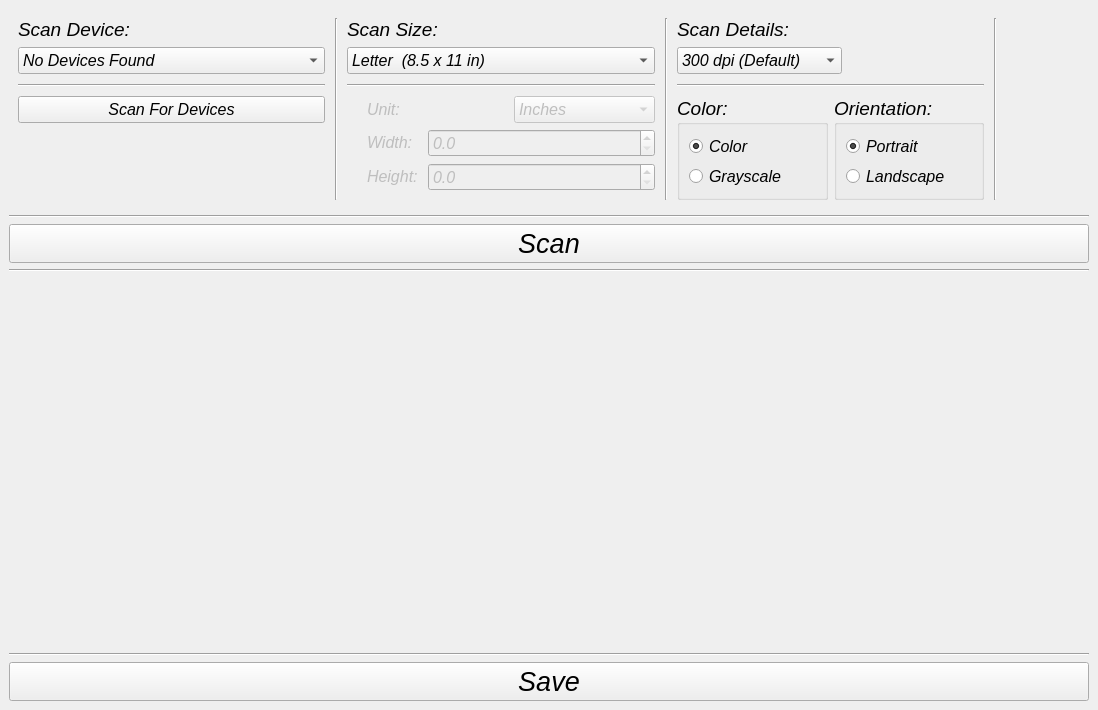
<?xml version="1.0" encoding="UTF-8"?>
<ui version="4.0">
 <class>MainWindow</class>
 <widget class="QMainWindow" name="MainWindow">
  <property name="geometry">
   <rect>
    <x>0</x>
    <y>0</y>
    <width>1098</width>
    <height>710</height>
   </rect>
  </property>
  <property name="sizePolicy">
   <sizepolicy hsizetype="Preferred" vsizetype="Preferred">
    <horstretch>0</horstretch>
    <verstretch>0</verstretch>
   </sizepolicy>
  </property>
  <property name="minimumSize">
   <size>
    <width>866</width>
    <height>0</height>
   </size>
  </property>
  <property name="font">
   <font>
    <pointsize>12</pointsize>
    <italic>true</italic>
   </font>
  </property>
  <property name="windowTitle">
   <string>MainWindow</string>
  </property>
  <widget class="QWidget" name="centralwidget">
   <property name="sizePolicy">
    <sizepolicy hsizetype="Expanding" vsizetype="Expanding">
     <horstretch>0</horstretch>
     <verstretch>0</verstretch>
    </sizepolicy>
   </property>
   <property name="minimumSize">
    <size>
     <width>0</width>
     <height>600</height>
    </size>
   </property>
   <property name="maximumSize">
    <size>
     <width>16777215</width>
     <height>16777215</height>
    </size>
   </property>
   <layout class="QVBoxLayout" name="verticalLayout_2">
    <item>
     <widget class="QWidget" name="ToolsWidget" native="true">
      <property name="enabled">
       <bool>true</bool>
      </property>
      <property name="sizePolicy">
       <sizepolicy hsizetype="Preferred" vsizetype="Minimum">
        <horstretch>0</horstretch>
        <verstretch>0</verstretch>
       </sizepolicy>
      </property>
      <property name="minimumSize">
       <size>
        <width>300</width>
        <height>200</height>
       </size>
      </property>
      <property name="maximumSize">
       <size>
        <width>1000</width>
        <height>200</height>
       </size>
      </property>
      <property name="baseSize">
       <size>
        <width>500</width>
        <height>200</height>
       </size>
      </property>
      <property name="layoutDirection">
       <enum>Qt::LeftToRight</enum>
      </property>
      <layout class="QHBoxLayout" name="horizontalLayout">
       <item>
        <layout class="QVBoxLayout" name="DeviceSelectLayout">
         <item>
          <widget class="QLabel" name="label">
           <property name="sizePolicy">
            <sizepolicy hsizetype="Preferred" vsizetype="Minimum">
             <horstretch>0</horstretch>
             <verstretch>0</verstretch>
            </sizepolicy>
           </property>
           <property name="maximumSize">
            <size>
             <width>16777215</width>
             <height>50</height>
            </size>
           </property>
           <property name="font">
            <font>
             <pointsize>14</pointsize>
            </font>
           </property>
           <property name="text">
            <string>Scan Device: </string>
           </property>
          </widget>
         </item>
         <item>
          <widget class="QComboBox" name="DeviceComboBox">
           <property name="minimumSize">
            <size>
             <width>300</width>
             <height>0</height>
            </size>
           </property>
           <item>
            <property name="text">
             <string>No Devices Found</string>
            </property>
           </item>
          </widget>
         </item>
         <item>
          <widget class="Line" name="line_3">
           <property name="minimumSize">
            <size>
             <width>0</width>
             <height>10</height>
            </size>
           </property>
           <property name="orientation">
            <enum>Qt::Horizontal</enum>
           </property>
          </widget>
         </item>
         <item>
          <widget class="QPushButton" name="SearchButton">
           <property name="text">
            <string>Scan For Devices</string>
           </property>
          </widget>
         </item>
         <item>
          <spacer name="verticalSpacer">
           <property name="orientation">
            <enum>Qt::Vertical</enum>
           </property>
           <property name="sizeHint" stdset="0">
            <size>
             <width>20</width>
             <height>40</height>
            </size>
           </property>
          </spacer>
         </item>
        </layout>
       </item>
       <item>
        <widget class="Line" name="line_4">
         <property name="minimumSize">
          <size>
           <width>10</width>
           <height>0</height>
          </size>
         </property>
         <property name="maximumSize">
          <size>
           <width>16777215</width>
           <height>300</height>
          </size>
         </property>
         <property name="orientation">
          <enum>Qt::Vertical</enum>
         </property>
        </widget>
       </item>
       <item>
        <layout class="QVBoxLayout" name="ScanSizeLayout" stretch="0,0,0,0,0,0,0">
         <property name="spacing">
          <number>6</number>
         </property>
         <item>
          <widget class="QLabel" name="ScanSizeLabel">
           <property name="font">
            <font>
             <pointsize>14</pointsize>
             <italic>true</italic>
            </font>
           </property>
           <property name="text">
            <string>Scan Size:</string>
           </property>
          </widget>
         </item>
         <item>
          <widget class="QComboBox" name="ScanSizeCombo">
           <property name="minimumSize">
            <size>
             <width>165</width>
             <height>0</height>
            </size>
           </property>
           <item>
            <property name="text">
             <string>Letter  (8.5 x 11 in)</string>
            </property>
           </item>
           <item>
            <property name="text">
             <string>Legal (8.5 x 14 in)</string>
            </property>
           </item>
           <item>
            <property name="text">
             <string>A3 (297 x 420 mm)</string>
            </property>
           </item>
           <item>
            <property name="text">
             <string>A4 (210 x 297 mm)</string>
            </property>
           </item>
           <item>
            <property name="text">
             <string>A5 (148 x 210 mm)</string>
            </property>
           </item>
           <item>
            <property name="text">
             <string>A6 (105 x 148 mm)</string>
            </property>
           </item>
           <item>
            <property name="text">
             <string>Custom</string>
            </property>
           </item>
          </widget>
         </item>
         <item>
          <widget class="Line" name="line">
           <property name="minimumSize">
            <size>
             <width>0</width>
             <height>10</height>
            </size>
           </property>
           <property name="baseSize">
            <size>
             <width>0</width>
             <height>10</height>
            </size>
           </property>
           <property name="orientation">
            <enum>Qt::Horizontal</enum>
           </property>
          </widget>
         </item>
         <item>
          <layout class="QHBoxLayout" name="UnitLayout" stretch="0,0,0">
           <property name="sizeConstraint">
            <enum>QLayout::SetDefaultConstraint</enum>
           </property>
           <property name="leftMargin">
            <number>0</number>
           </property>
           <item>
            <spacer name="horizontalSpacer_2">
             <property name="orientation">
              <enum>Qt::Horizontal</enum>
             </property>
             <property name="sizeType">
              <enum>QSizePolicy::Fixed</enum>
             </property>
             <property name="sizeHint" stdset="0">
              <size>
               <width>20</width>
               <height>10</height>
              </size>
             </property>
            </spacer>
           </item>
           <item>
            <widget class="QLabel" name="CustomUnitLabel">
             <property name="enabled">
              <bool>false</bool>
             </property>
             <property name="sizePolicy">
              <sizepolicy hsizetype="Preferred" vsizetype="Fixed">
               <horstretch>0</horstretch>
               <verstretch>0</verstretch>
              </sizepolicy>
             </property>
             <property name="text">
              <string>Unit: </string>
             </property>
            </widget>
           </item>
           <item>
            <widget class="QComboBox" name="CustomUnitComboBox">
             <property name="enabled">
              <bool>false</bool>
             </property>
             <property name="minimumSize">
              <size>
               <width>110</width>
               <height>0</height>
              </size>
             </property>
             <item>
              <property name="text">
               <string>Inches</string>
              </property>
             </item>
             <item>
              <property name="text">
               <string>MIllimeters</string>
              </property>
             </item>
            </widget>
           </item>
          </layout>
         </item>
         <item>
          <layout class="QHBoxLayout" name="WidthLayout">
           <property name="sizeConstraint">
            <enum>QLayout::SetDefaultConstraint</enum>
           </property>
           <item>
            <spacer name="horizontalSpacer_3">
             <property name="orientation">
              <enum>Qt::Horizontal</enum>
             </property>
             <property name="sizeType">
              <enum>QSizePolicy::Fixed</enum>
             </property>
             <property name="sizeHint" stdset="0">
              <size>
               <width>20</width>
               <height>20</height>
              </size>
             </property>
            </spacer>
           </item>
           <item>
            <widget class="QLabel" name="CustomWidthLabel">
             <property name="enabled">
              <bool>false</bool>
             </property>
             <property name="sizePolicy">
              <sizepolicy hsizetype="Preferred" vsizetype="Fixed">
               <horstretch>0</horstretch>
               <verstretch>0</verstretch>
              </sizepolicy>
             </property>
             <property name="minimumSize">
              <size>
               <width>50</width>
               <height>0</height>
              </size>
             </property>
             <property name="maximumSize">
              <size>
               <width>55</width>
               <height>16777215</height>
              </size>
             </property>
             <property name="text">
              <string>Width: </string>
             </property>
            </widget>
           </item>
           <item>
            <widget class="QDoubleSpinBox" name="CustomWidthSpinBox">
             <property name="enabled">
              <bool>false</bool>
             </property>
             <property name="decimals">
              <number>1</number>
             </property>
             <property name="maximum">
              <double>300.000000000000000</double>
             </property>
            </widget>
           </item>
          </layout>
         </item>
         <item>
          <layout class="QHBoxLayout" name="CustomHeightLayout" stretch="0,0,0">
           <property name="sizeConstraint">
            <enum>QLayout::SetDefaultConstraint</enum>
           </property>
           <item>
            <spacer name="horizontalSpacer_4">
             <property name="orientation">
              <enum>Qt::Horizontal</enum>
             </property>
             <property name="sizeType">
              <enum>QSizePolicy::Fixed</enum>
             </property>
             <property name="sizeHint" stdset="0">
              <size>
               <width>20</width>
               <height>20</height>
              </size>
             </property>
            </spacer>
           </item>
           <item>
            <widget class="QLabel" name="CustomHeightLabel">
             <property name="enabled">
              <bool>false</bool>
             </property>
             <property name="sizePolicy">
              <sizepolicy hsizetype="Preferred" vsizetype="Fixed">
               <horstretch>0</horstretch>
               <verstretch>0</verstretch>
              </sizepolicy>
             </property>
             <property name="maximumSize">
              <size>
               <width>55</width>
               <height>16777215</height>
              </size>
             </property>
             <property name="text">
              <string>Height: </string>
             </property>
            </widget>
           </item>
           <item>
            <widget class="QDoubleSpinBox" name="CustomHeightSpinBox">
             <property name="enabled">
              <bool>false</bool>
             </property>
             <property name="decimals">
              <number>1</number>
             </property>
             <property name="maximum">
              <double>300.000000000000000</double>
             </property>
            </widget>
           </item>
          </layout>
         </item>
         <item>
          <spacer name="verticalSpacer_3">
           <property name="orientation">
            <enum>Qt::Vertical</enum>
           </property>
           <property name="sizeHint" stdset="0">
            <size>
             <width>20</width>
             <height>40</height>
            </size>
           </property>
          </spacer>
         </item>
        </layout>
       </item>
       <item>
        <widget class="Line" name="line_2">
         <property name="minimumSize">
          <size>
           <width>10</width>
           <height>0</height>
          </size>
         </property>
         <property name="orientation">
          <enum>Qt::Vertical</enum>
         </property>
        </widget>
       </item>
       <item>
        <layout class="QVBoxLayout" name="ResolutionLayout">
         <property name="sizeConstraint">
          <enum>QLayout::SetFixedSize</enum>
         </property>
         <item>
          <widget class="QLabel" name="ScanQualityLabel">
           <property name="font">
            <font>
             <pointsize>14</pointsize>
            </font>
           </property>
           <property name="text">
            <string>Scan Details:</string>
           </property>
          </widget>
         </item>
         <item>
          <widget class="QComboBox" name="QualityComboBox">
           <property name="minimumSize">
            <size>
             <width>165</width>
             <height>0</height>
            </size>
           </property>
           <property name="maximumSize">
            <size>
             <width>165</width>
             <height>16777215</height>
            </size>
           </property>
           <property name="currentIndex">
            <number>2</number>
           </property>
           <item>
            <property name="text">
             <string>75 dpi (Draft)</string>
            </property>
           </item>
           <item>
            <property name="text">
             <string>150 dpi</string>
            </property>
           </item>
           <item>
            <property name="text">
             <string>300 dpi (Default)</string>
            </property>
           </item>
           <item>
            <property name="text">
             <string>600 dpi</string>
            </property>
           </item>
           <item>
            <property name="text">
             <string>1200 dpi (High Res)</string>
            </property>
           </item>
           <item>
            <property name="text">
             <string>2400 dpi</string>
            </property>
           </item>
          </widget>
         </item>
         <item>
          <widget class="Line" name="line_5">
           <property name="minimumSize">
            <size>
             <width>0</width>
             <height>10</height>
            </size>
           </property>
           <property name="orientation">
            <enum>Qt::Horizontal</enum>
           </property>
          </widget>
         </item>
         <item>
          <layout class="QHBoxLayout" name="horizontalLayout_2">
           <item>
            <widget class="QGroupBox" name="groupBox">
             <property name="font">
              <font>
               <pointsize>14</pointsize>
              </font>
             </property>
             <property name="title">
              <string>Color:</string>
             </property>
             <layout class="QVBoxLayout" name="verticalLayout_4">
              <item>
               <widget class="QRadioButton" name="ColorRadio">
                <property name="font">
                 <font>
                  <pointsize>12</pointsize>
                 </font>
                </property>
                <property name="text">
                 <string>Color</string>
                </property>
                <property name="checked">
                 <bool>true</bool>
                </property>
               </widget>
              </item>
              <item>
               <widget class="QRadioButton" name="GrayRadio">
                <property name="font">
                 <font>
                  <pointsize>12</pointsize>
                 </font>
                </property>
                <property name="text">
                 <string>Grayscale</string>
                </property>
               </widget>
              </item>
             </layout>
            </widget>
           </item>
           <item>
            <layout class="QVBoxLayout" name="verticalLayout_3">
             <item>
              <widget class="QGroupBox" name="groupBox_2">
               <property name="font">
                <font>
                 <pointsize>14</pointsize>
                </font>
               </property>
               <property name="title">
                <string>Orientation: </string>
               </property>
               <layout class="QVBoxLayout" name="verticalLayout">
                <item>
                 <widget class="QRadioButton" name="PortraitRadio">
                  <property name="font">
                   <font>
                    <pointsize>12</pointsize>
                   </font>
                  </property>
                  <property name="text">
                   <string>Portrait</string>
                  </property>
                  <property name="checked">
                   <bool>true</bool>
                  </property>
                 </widget>
                </item>
                <item>
                 <widget class="QRadioButton" name="LandscapeRadio">
                  <property name="font">
                   <font>
                    <pointsize>12</pointsize>
                   </font>
                  </property>
                  <property name="text">
                   <string>Landscape</string>
                  </property>
                 </widget>
                </item>
               </layout>
              </widget>
             </item>
            </layout>
           </item>
          </layout>
         </item>
        </layout>
       </item>
       <item>
        <widget class="Line" name="line_9">
         <property name="minimumSize">
          <size>
           <width>10</width>
           <height>0</height>
          </size>
         </property>
         <property name="orientation">
          <enum>Qt::Vertical</enum>
         </property>
        </widget>
       </item>
      </layout>
     </widget>
    </item>
    <item>
     <widget class="Line" name="line_6">
      <property name="orientation">
       <enum>Qt::Horizontal</enum>
      </property>
     </widget>
    </item>
    <item>
     <widget class="QPushButton" name="ScanButton">
      <property name="font">
       <font>
        <pointsize>20</pointsize>
       </font>
      </property>
      <property name="text">
       <string>Scan</string>
      </property>
     </widget>
    </item>
    <item>
     <widget class="Line" name="line_7">
      <property name="orientation">
       <enum>Qt::Horizontal</enum>
      </property>
     </widget>
    </item>
    <item>
     <widget class="QFrame" name="DisplayFrame">
      <property name="sizePolicy">
       <sizepolicy hsizetype="Expanding" vsizetype="Expanding">
        <horstretch>0</horstretch>
        <verstretch>0</verstretch>
       </sizepolicy>
      </property>
      <layout class="QHBoxLayout" name="horizontalLayout_3"/>
     </widget>
    </item>
    <item>
     <widget class="Line" name="line_8">
      <property name="orientation">
       <enum>Qt::Horizontal</enum>
      </property>
     </widget>
    </item>
    <item>
     <widget class="QPushButton" name="SaveButton">
      <property name="font">
       <font>
        <pointsize>20</pointsize>
       </font>
      </property>
      <property name="text">
       <string>Save</string>
      </property>
     </widget>
    </item>
   </layout>
  </widget>
 </widget>
 <resources/>
 <connections/>
</ui>
